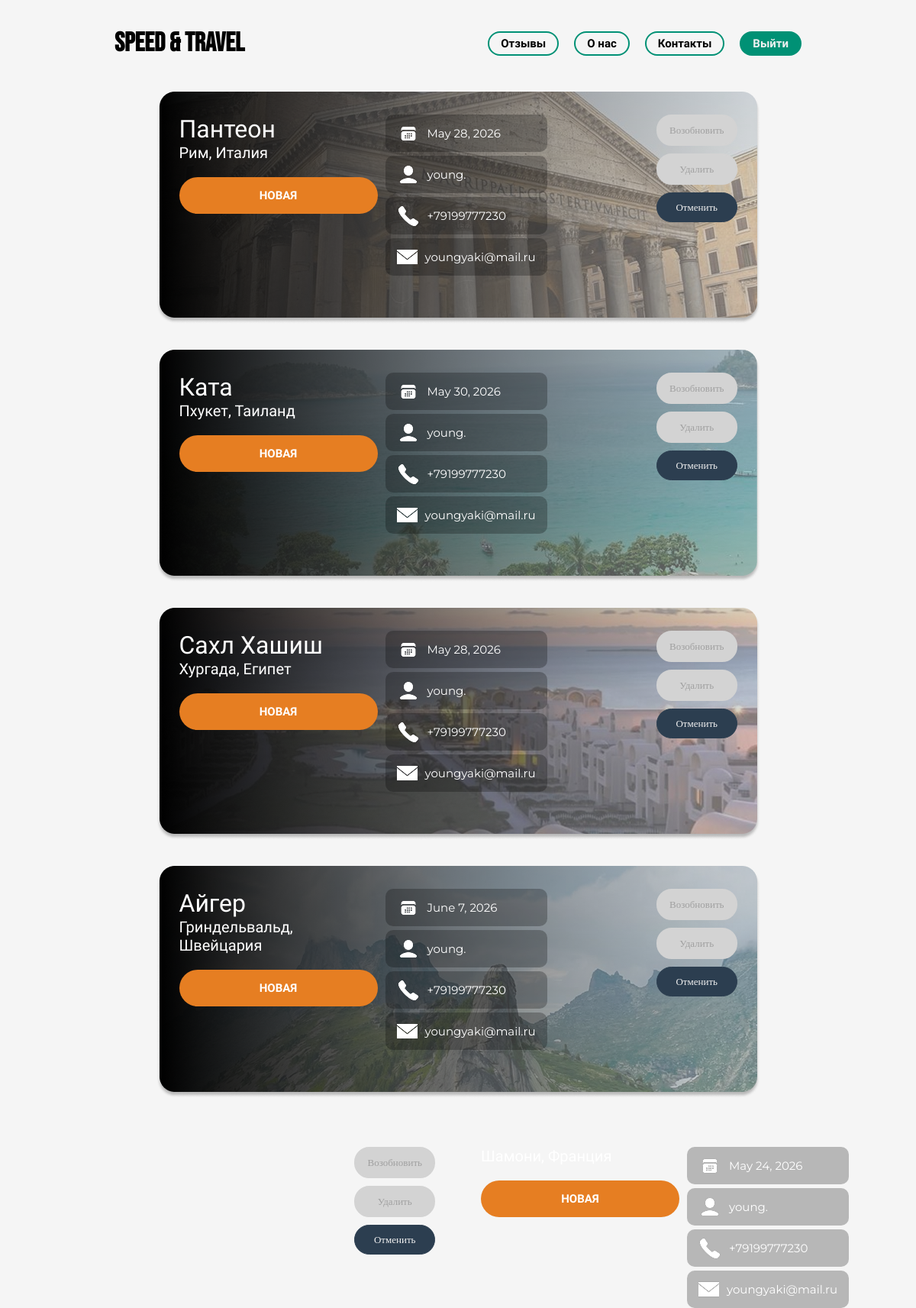
/my_tour/ (signed in), run on an earlier commit of the app's database.
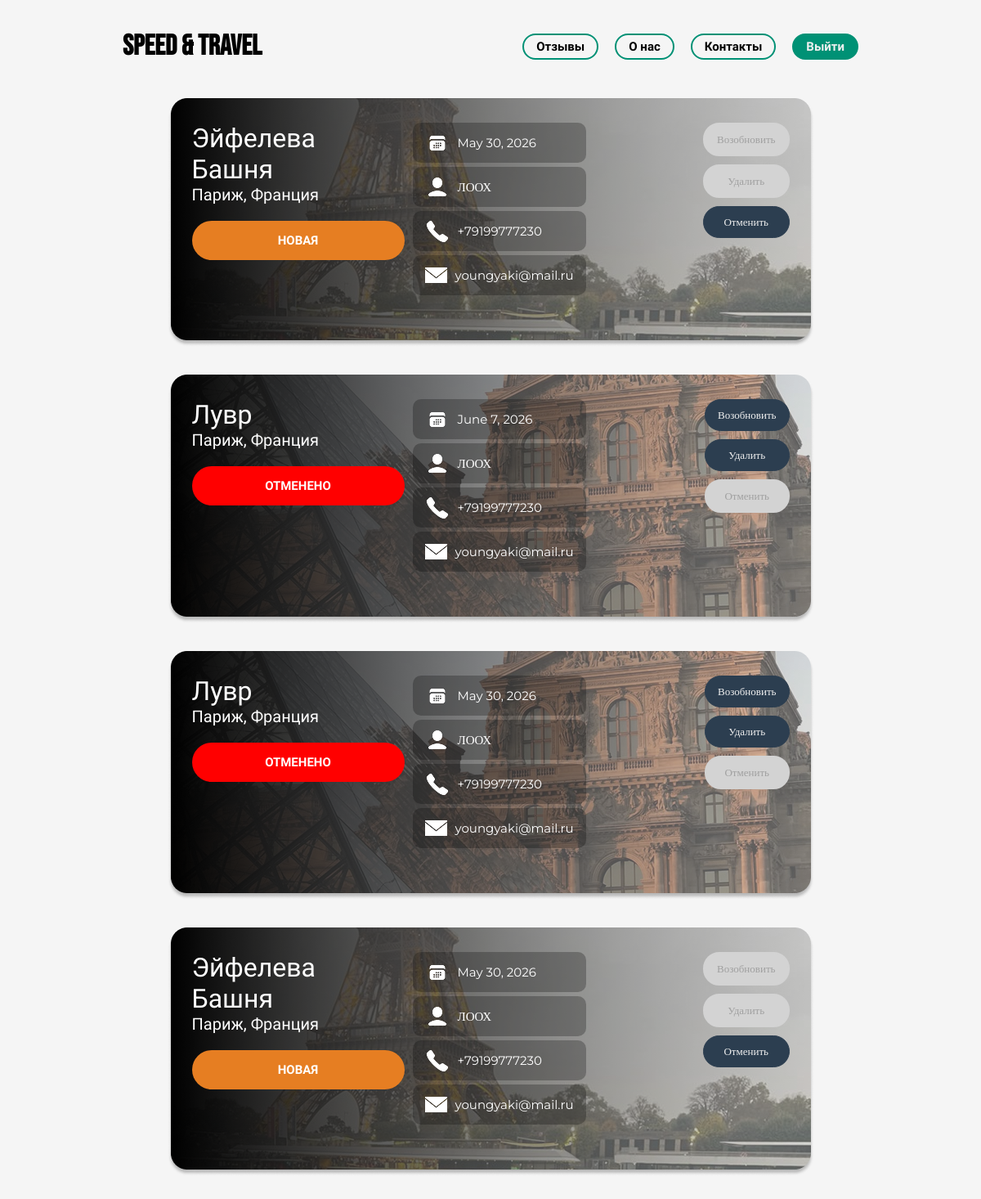
And on a later commit of the database.
### main/models.py (models this page shows, shortened)
class Tour(models.Model):
    DIRECTION = [
        ('Phuket','Пхукет, Таиланд'),
        ('Hurghada','Хургада, Египет'),
        ('Bali','Бали, Индонезия'),
        ('Male','Мале, Мальдивы'),
        ('Zermatt','Церматт, Швейцария'),
        ('Grindelwald','Гриндельвальд, Швейцария'),
        ('Chamonix','Шамони, Франция'),
        ('Caruiso','Каруизо, Италия'),
        ('Paris','Париж, Франция'),
        ('Rome','Рим, Италия'),
        ('Istanbul','Стамбул, Турция'),
        ('Saint-Petersburg','Санкт-Петербург, Россия')
    ]
    STATUS_CHOICES = [
        ('pending','НОВАЯ'),
        ('processing','В ОБРАБОТКЕ'),
        ('completed','ЗАВЕРШЕНО'),
        ('cancel','ОТМЕНЕНО'),
    ]
    status = models.CharField(choices=STATUS_CHOICES, default="pending")
    direction = models.CharField(max_length=100, choices=DIRECTION, verbose_name="Направление")
    departure_date = models.DateField(verbose_name="Дата выезда", validators=[validation_date])
    name = models.CharField(max_length=15, verbose_name="Имя")
    surname = models.CharField(max_length=15, verbose_name="Фамилия")
    patronymic = models.CharField(max_length=15, verbose_name="Отчество", blank=True)
    number = models.CharField(max_length=20, verbose_name="Телефон")
    email = models.CharField(max_length=50, verbose_name="Email")
    personal_data = models.BooleanField(default=False, verbose_name="Согласие на обработку персональных данных")
    advertise_valls = models.BooleanField(default=False, verbose_name="Согласие на получение рекламы и звонков")
    class Meta:
        abstract = True

class ExcursionTour(Tour):
    PARIS_EXCURSION = [
        ('eifell_tower','Эйфелева Башня'),
        ('louvre','Лувр'),
        ('notre_dame','Нотр-Даме-де-Пари')
    ]
    ROME_EXCURSION = [
        ('coliseum','Колизей'),
        ('pantheon','Пантеон'),
        ('st_peter','Собр Св. Петра')
    ]
    ISTANBUL_EXCURSION = [
        ('hagua_sophia','Айя-София'),
        ('blue_mosque','Голубая мечеть')
    ]
    SAINT_PETERBURG = [
        ('hermitage','Эрмитаж'),
        ('peter_paul','Петропавл. крепость')
    ]
    paris_excursion = models.CharField(choices=PARIS_EXCURSION, verbose_name="Экскурсия в Париж, Франция", blank=True)
    rome_excursion = models.CharField(choices=ROME_EXCURSION, verbose_name="Экскурсия в Рим, Италия", blank=True)
    istanbul_excursion = models.CharField(choices=ISTANBUL_EXCURSION, verbose_name="Экскурсия в Стамбул, Турция", blank=True)
    saint_excursion = models.CharField(choices=SAINT_PETERBURG, verbose_name="Экскурсия в Санкт-Петербург, Россия", blank=True)
    user = models.ForeignKey(User, on_delete=models.CASCADE, null=True, blank=True)

class BeachTour(Tour):
    PHUKET_BEACH = [
        ('patong','Патонг'),
        ('kata','Ката')
    ]
    HURGHADA_BEACH = [
        ('sahl_hasheesh','Сахл Хашиш'),
        ('el_gouna','Эль-Гуна')
    ]
    BALI_BEACH = [
        ('kuta','Кута'),
        ('nusa_dua', 'Нуса Дуа')
    ]
    MALE_BEACH = [
        ('ari_atoll','Ари Атолл'),
        ('baa_atoll','Баа Атолл')
    ]
    phuket_beach = models.CharField(choices=PHUKET_BEACH, verbose_name="Пляж в Пхукет, Таиланд", blank=True)
    hurghada_beach = models.CharField(choices=HURGHADA_BEACH, verbose_name="Пляж в Хургада, Египет", blank=True)
    bali_beach = models.CharField(choices=BALI_BEACH, verbose_name="Пляж в Бали, Индонезия", blank=True)
    male_beach = models.CharField(choices=MALE_BEACH, verbose_name="Пляж в Мале, Мальдивы", blank=True)
    user = models.ForeignKey(User, on_delete=models.CASCADE, null=True, blank=True)

class SkiTour(Tour):
    ZERMATT_SKI = [
        ('matterhorn', 'Маттерхорн')
    ]
    GRINDELWALD_SKI = [
        ('iger','Айгер')
    ]
    CHAMONIX_SKI = [
        ('montBlanc','Монблан (4 810 м)')
    ]
    CARUISO_SKI = [
        ('ValGardena','Валь-Гардена'),
        ('GranSanBernardo','Гран-Сан-Бернардо')
    ]
    zermatt_ski = models.CharField(choices=ZERMATT_SKI, max_length=20, verbose_name="Гора в Церматт, Швейцария", blank=True)
    grindelwald_ski = models.CharField(choices=GRINDELWALD_SKI, verbose_name='Гора в Гриндельвальд, Швейцария', blank=True)
    chamonix_ski = models.CharField(choices=CHAMONIX_SKI, max_length=20, verbose_name="Гора в Шамони, Франция", blank=True)
    caruiso_ski = models.CharField(choices=CARUISO_SKI, verbose_name='Гора в Валь-Гардена, Гран-Сан-Бернардо, Италия', blank=True)
    user = models.ForeignKey(User, on_delete=models.CASCADE, null=True, blank=True)

### main/views.py (the view)
@login_required
def my_tour(request):
    excursion_tours = ExcursionTour.objects.filter(user=request.user)
    beach_tours = BeachTour.objects.filter(user=request.user)
    ski_tours = SkiTour.objects.filter(user=request.user)
    tours = []
    for tour in excursion_tours:
        tours.append(tour)
    for tour in beach_tours:
        tours.append(tour)
    for tour in ski_tours:
        tours.append(tour)
    if not tours:
        return render(request, 'main/null.html')
    return render(request, 'main/my_tour.html', {
        'tours': tours
    })

### main/templates/main/my_tour.html (shortened to what this page needs)
<!DOCTYPE html>
<html lang="en">
<head>
    {% load static %}
    <link rel="stylesheet" href="{% static 'main/css/my_tour.css'%}">
    <link rel="stylesheet" href="{% static 'main/css/font.css'%}">
    <link rel="stylesheet" href="{% static 'main/css/notification.css'%}">
</head>
<body>
    <section class="header-section">
        <nav class="menu-header">
            <div class="logo-header">
                <a href="{% url 'index'%}">
                    <p>Speed & Travel</p>
                </a>
            </div>
            <div class="contact-info">
                <p id="id_reviews">Отзывы</p>
                <p id="id_aboutUs">О нас</p>
                <p id="contacts">Контакты</p>
                {% if user.is_authenticated %}
                    <a href="{% url 'logout' %}">
                        <p class="login-register">Выйти</p>
                    </a>
                {% else %}
                    <a href="{% url 'login' %}">
                        <p class="login-register">Войти</p>
                    </a>
                {% endif  %}
            </div>
        </nav>
    </section>
    <section class="main">
        <div class="tourList">
            {% for tour in tours %}
                <div class="tour">
                    <div class="header">
                        <div class="img">
                            {% if tour.paris_excursion == "eifell_tower" %}
                                <img src="{% static 'main/images/EiffelTower.png' %}">
                            {% elif tour.paris_excursion == "louvre" %}
                                <img src="{% static 'main/images/Louvre.png' %}">
                            {% elif tour.paris_excursion == "notre_dame" %}
                                <img src="{% static 'main/images/NotreDame.png' %}">
                            {% elif tour.rome_excursion == "coliseum" %}
                                <img src="{% static 'main/images/Coliseum.png' %}">
                            {% elif tour.rome_excursion == "pantheon" %}
                                <img src="{% static 'main/images/Pantheon.png' %}">
                            {% elif tour.rome_excursion == "st_peter" %}
                                <img src="{% static 'main/images/StPeter.png' %}">
                            {% elif tour.istanbul_excursion == "hagua_sophia" %}
                                <img src="{% static 'main/images/HaguaSophia.png' %}">
                            {% elif tour.istanbul_excursion == "blue_mosque" %}
                                <img src="{% static 'main/images/BlueMosque.png' %}">
                            {% elif tour.saint_excursion == "hermitage" %}
                                <img src="{% static 'main/images/Hermitage.png' %}">
                            {% elif tour.saint_excursion == "peter_paul" %}
                                <img src="{% static 'main/images/PeterPaul.png' %}">
                            {% elif tour.phuket_beach == "patong" %}
                                <img src="{% static 'main/images/Patong.png' %}">
                            {% elif tour.phuket_beach == "kata" %}
                                <img src="{% static 'main/images/Kata.png' %}">
                            {% elif tour.hurghada_beach == "sahl_hasheesh" %}
                                <img src="{% static 'main/images/SahlHasheesh.png' %}">
                            {% elif tour.hurghada_beach == "el_gouna" %}
                                <img src="{% static 'main/images/ElGouna.png' %}">
                            {% elif tour.bali_beach == "kuta" %}
                                <img src="{% static 'main/images/Kuta.png' %}">
                            {% elif tour.bali_beach == "nusa_dua" %}
                                <img src="{% static 'main/images/NusaDua.png' %}">
                            {% elif tour.male_beach == "ari_atoll" %}
                                <img src="{% static 'main/images/AriAtoll.png' %}">
                            {% elif tour.male_beach == "baa_atoll" %}
                                <img src="{% static 'main/images/BaaAtoll.png' %}">
                            {% elif tour.zermatt_ski == "matterhorn" %}
                                <img src="{% static 'main/images/Matterhorn.png' %}">
                            {% elif tour.grindelwald_ski == "iger" %}
                                <img src="{% static 'main/images/Iger.png' %}">
                            {% elif tour.caruiso_ski == "ValGardena" %}
                                <img src="{% static 'main/images/ValGardena.png' %}">
                            {% elif tour.caruiso_ski == "GranSanBernardo" %}
                                <img src="{% static 'main/images/GranSanBernardo.png' %}">
                            {% endif %}
                            <div class="text">
                                {% if tour.paris_excursion == "eifell_tower" %}
                                    {{tour.get_paris_excursion_display}}
                                {% elif tour.paris_excursion == "louvre" %}
                                    {{tour.get_paris_excursion_display}}
                                {% elif tour.paris_excursion == "notre_dame" %}
                                    {{tour.get_paris_excursion_display}}
                                {% elif tour.rome_excursion == "coliseum" %}
                                    {{tour.get_rome_excursion_display}}
                                {% elif tour.rome_excursion == "pantheon" %}
                                    {{tour.get_rome_excursion_display}}
                                {% elif tour.rome_excursion == "st_peter" %}
                                    {{tour.get_rome_excursion_display}}
                                {% elif tour.istanbul_excursion == "hagua_sophia" %}
                                    {{tour.get_istanbul_excursion_display}}
                                {% elif tour.istanbul_excursion == "blue_mosque" %}
                                    {{tour.get_istanbul_excursion_display}}
                                {% elif tour.saint_excursion == "hermitage" %}
                                    {{tour.get_saint_excursion_display}}
                                {% elif tour.saint_excursion == "peter_paul" %}
                                    {{tour.get_saint_excursion_display}}
                                {% elif tour.phuket_beach == "patong" %}
                                    {{tour.get_phuket_beach_display}}
                                {% elif tour.phuket_beach == "kata" %}
                                    {{tour.get_phuket_beach_display}}
                                {% elif tour.hurghada_beach == "sahl_hasheesh" %}
                                    {{tour.get_hurghada_beach_display}}
                                {% elif tour.hurghada_beach == "el_gouna" %}
                                    {{tour.get_hurghada_beach_display}}
                                {% elif tour.bali_beach == "kuta" %}
                                    {{tour.get_bali_beach_display}}
                                {% elif tour.bali_beach == "nusa_dua" %}
                                    {{tour.get_bali_beach_display}}
                                {% elif tour.male_beach == "ari_atoll" %}
                                    {{tour.get_male_beach_display}}
                                {% elif tour.male_beach == "baa_atoll" %}
                                    {{tour.get_male_beach_display}}
                                {% elif tour.zermatt_ski == "matterhorn" %}
                                    {{tour.get_zermatt_ski_display}}
                                {% elif tour.grindelwald_ski == "iger" %}
                                    {{tour.get_grindelwald_ski_display}}
                                {% elif tour.caruiso_ski == "ValGardena" %}
                                    {{tour.get_caruiso_ski_display}}
                                {% elif tour.caruiso_ski == "GranSanBernardo" %}
                                    {{tour.get_caruiso_ski_display}}
                                {% endif %}
                                <p class="direction">{{tour.get_direction_display}}</p>
                                <div class="text-status-{{tour.status}}">
                                    <p>{{tour.get_status_display}}</p>
                                </div>
                            </div>
                            <div class="data">
                                <div class="date">
                                    <img src="{% static 'main/images/dateIcon.png' %}">
                                    <p>{{tour.departure_date}}</p>
                                </div>
                                <div class="name">
                                    <img src="{% static 'main/images/userIcon.png' %}">
                                    <p>{{tour.name}}</p>
                                </div>
                                <div class="number">
                                    <img src="{% static 'main/images/phoneIcon.png' %}">
                                    <p>{{tour.number}}</p>
                                </div>
                                <div class="email">
                                    <img src="{% static 'main/images/emailIcon.png' %}">
                                    <p>{{tour.email}}</p>
                                </div>
                            </div>
                            <div class="button">
                                {% if tour.status == "cancel" %}
                                <a href="{% url 'restart_tour' tour.id %}">
                                    <button>Возобновить</button>
                                </a>
                                <a href="{% url 'delete_tour' tour.id %}">
                                    <button>Удалить</button>
                                </a>
                                <a href="#">
                                    <button class="disabled-btn">Отменить</button>
                                </a>
                                {% else %}
                                <a href="#">
                                    <button class="disabled-btn">Возобновить</button>
                                </a>
                                <a href="#">
                                    <button class="disabled-btn">Удалить</button>
                                </a>
                                <a href="{% url 'cancel_tour' tour.id %}">
                                    <button>Отменить</button>
                                </a>
                                {% endif %}
                            </div>
                        </div>
                    </div>
                </div>
            {% endfor %}
        </div>
    </section>
</body>
</html>

What changed in the data, as far as the page shows it:
removed ExcursionTour: rome_excursion "Пантеон", direction "Рим, Италия", status "НОВАЯ", departure_date "May 28, 2026", name "young.", number "+79199777230", email "youngyaki@mail.ru", shows "Возобновить"
removed BeachTour: phuket_beach "Ката", direction "Пхукет, Таиланд", status "НОВАЯ", departure_date "May 30, 2026", name "young.", number "+79199777230", email "youngyaki@mail.ru", shows "Возобновить"
removed BeachTour: hurghada_beach "Сахл Хашиш", direction "Хургада, Египет", status "НОВАЯ", departure_date "May 28, 2026", name "young.", number "+79199777230", email "youngyaki@mail.ru", shows "Возобновить"
removed SkiTour: grindelwald_ski "Айгер", direction "Гриндельвальд, Швейцария", status "НОВАЯ", departure_date "June 7, 2026", name "young.", number "+79199777230", email "youngyaki@mail.ru", shows "Возобновить"
removed SkiTour: status "НОВАЯ", departure_date "May 24, 2026", name "young.", number "+79199777230", email "youngyaki@mail.ru", shows "Возобновить"
added ExcursionTour: paris_excursion "Эйфелева Башня", direction "Париж, Франция", status "НОВАЯ", departure_date "May 30, 2026", name "ЛООХ", number "+79199777230", email "youngyaki@mail.ru", shows "Возобновить"
added ExcursionTour: paris_excursion "Лувр", direction "Париж, Франция", status "ОТМЕНЕНО", departure_date "June 7, 2026", name "ЛООХ", number "+79199777230", email "youngyaki@mail.ru", shows "Возобновить"
added ExcursionTour: paris_excursion "Лувр", direction "Париж, Франция", status "ОТМЕНЕНО", departure_date "May 30, 2026", name "ЛООХ", number "+79199777230", email "youngyaki@mail.ru", shows "Возобновить"
added ExcursionTour: paris_excursion "Эйфелева Башня", direction "Париж, Франция", status "НОВАЯ", departure_date "May 30, 2026", name "ЛООХ", number "+79199777230", email "youngyaki@mail.ru", shows "Возобновить"
